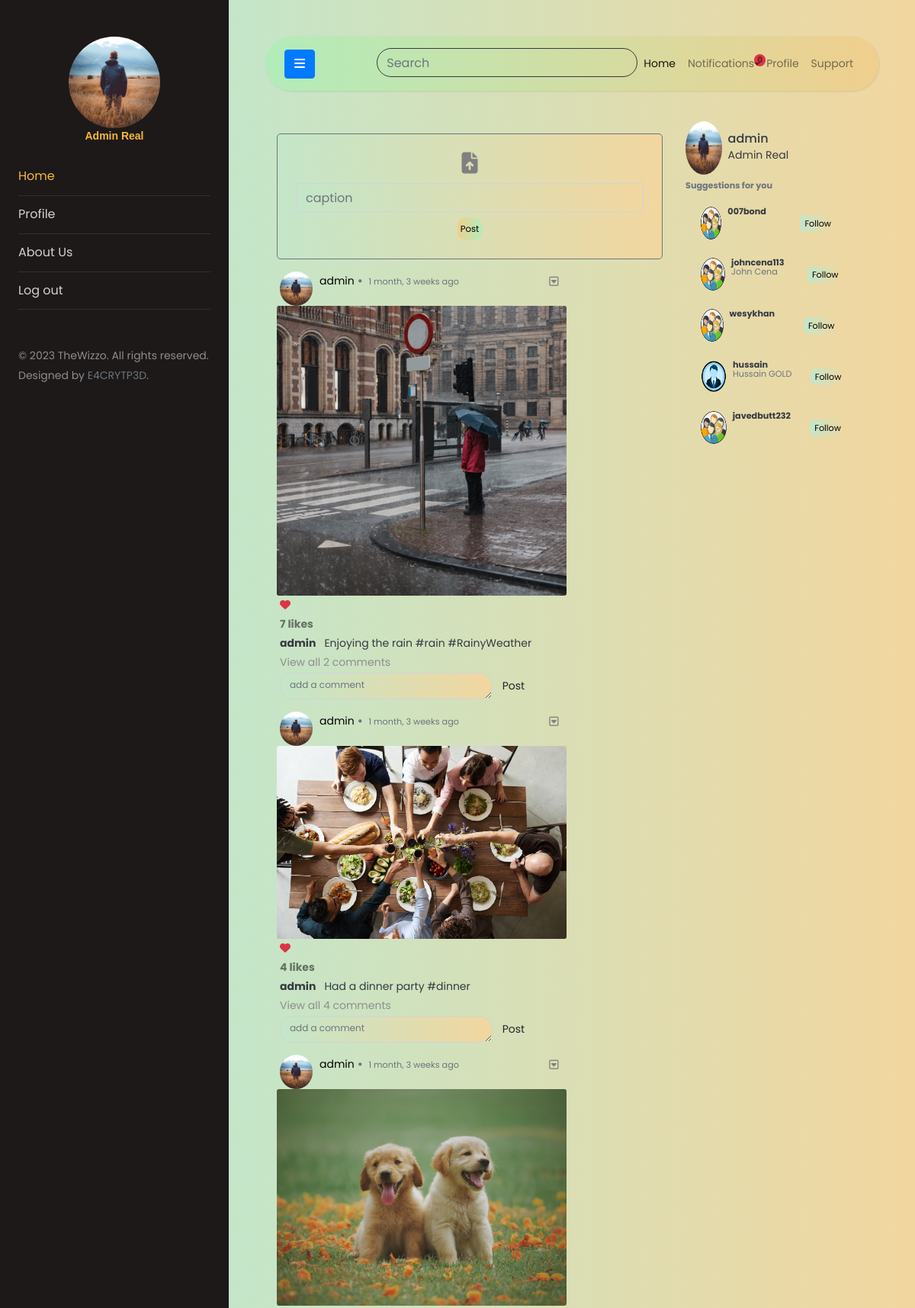
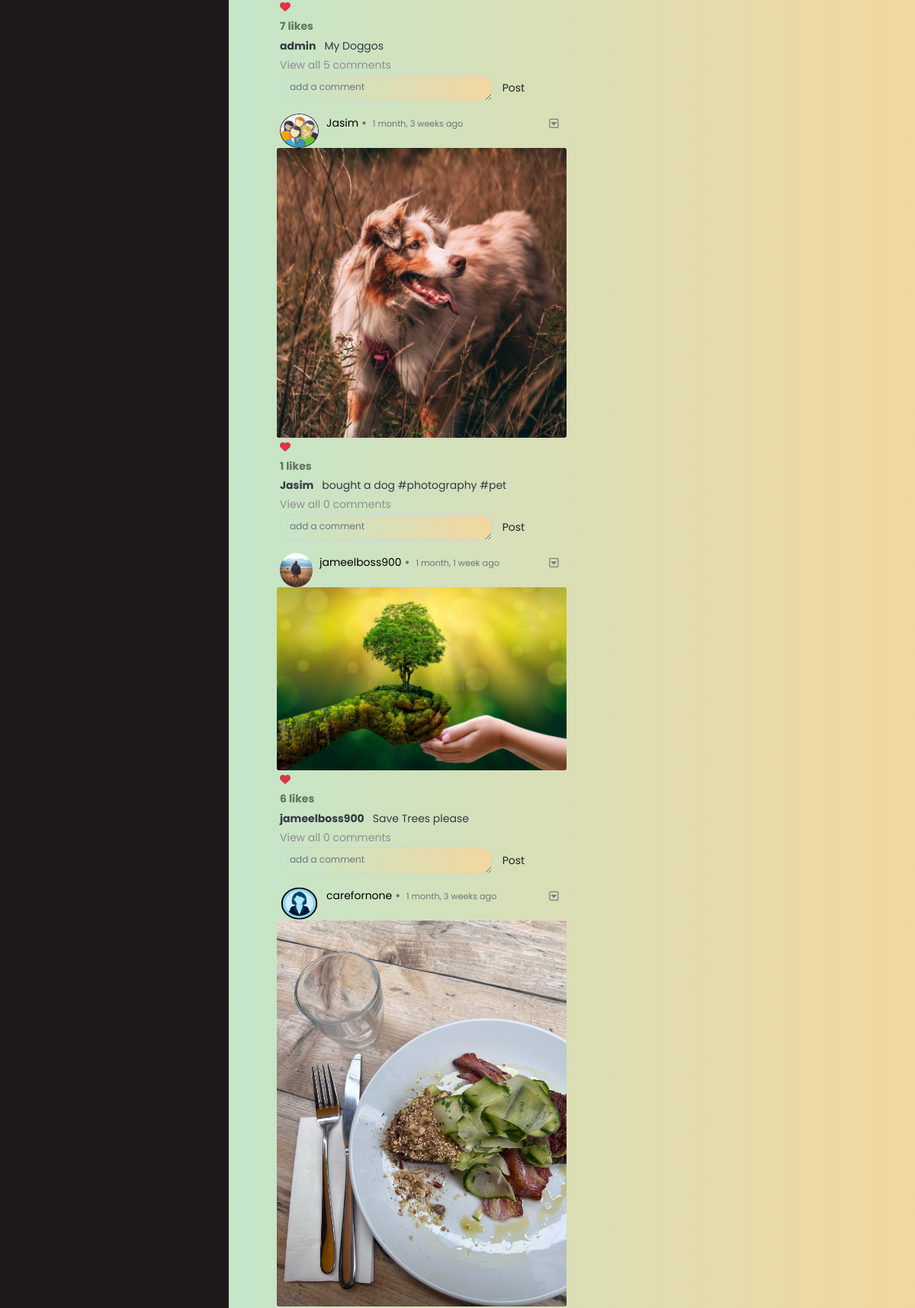
The page / (signed in, upper part) on the database its author committed (2 pictures, top to bottom).
### users/models.py (models this page shows, shortened)
class User(AbstractUser):
    genders = [
        ('Male', 'Male'),
        ('Female', 'Female'),
        ('Custom', 'Custom'),
        ('Prefer not to say', 'Prefer not to say')
    ]
    date_of_birth = models.DateField(blank=True, null=True)
    gender = models.CharField(
        choices=genders, max_length=20, default="Unknown")

class Profile(models.Model):
    user = models.OneToOneField(
        'User', related_name='profile', on_delete=models.CASCADE)
    bio = models.CharField(default="", blank=True, null=True, max_length=75)
    follows = models.ManyToManyField(
        User, related_name='follows', blank=True, symmetrical=False)
    updated = models.DateTimeField(auto_now=True)
    created = models.DateTimeField(auto_now_add=True)
    profile_pic = models.ImageField(
        upload_to='profile_pics', blank=True, null=True)

### usertimeline/models.py (models this page shows, shortened)
class Post(models.Model):
    image = models.ImageField(upload_to='posts', blank=True)
    caption = models.TextField(max_length=150)
    likes = models.ManyToManyField(User, related_name='postlikes', blank=True)
    post_created = models.DateTimeField(auto_now_add=True)
    post_updated = models.DateTimeField(auto_now=True)
    user = models.ForeignKey(
        User, related_name='post', on_delete=models.CASCADE)
    class Meta:
        ordering = ['-post_created']
    def get_likes(self):
        return self.likes.all().count()

### usertimeline/views.py (the view)
# urls.py: 2. Add a URL to urlpatterns:  path('', views.home, name='home')
def home(request):
    if request.user.is_authenticated:
        form = CustomAuthenticationForm
        followed = request.user.profile.follows.all()
        posts = []
        for i in followed:
            if i.post.all().exists():
                posts += [i for i in i.post.all()]
        posts += [i for i in request.user.post.all() if i]
        suggestions = cache.get_or_set('suggestions', get_suggestions(
            request.user.username), version=request.user.id)
        return render(request, 'usertimeline/userfeed.html', {'form': form, 'posts': posts, 'suggestions': suggestions})
    else:
        return redirect('userlogin')

### users/utils.py (called while the page is built)
def get_suggestions(current_user):
    suggestions = []
    user = User.objects.prefetch_related(
        'profile', 'follows').get(username=current_user)
    for following in user.profile.follows.all():
        for follow_following in following.profile.follows.all():
            if follow_following in suggestions or follow_following == user:
                continue
            if follow_following in user.profile.follows.all():
                continue
            suggestions.append(follow_following)
    if len(suggestions) >= 5:
        return random.sample(suggestions, 5)
    else:
        return suggestions

### usertimeline/models.py (called while the page is built)
    def get_likes(self):
        return self.likes.all()

    def all(self):
        return super().filter(is_seen=False)

### templates/usertimeline/userfeed.html (shortened to what this page needs)
{% extends 'base.html' %}
{% block home %}
active
{% endblock home %}
{% block content %}
<div class="container">
    <div class="row">
        <div class="col-md-8 col-sm-auto justify-content-center">
            <form id="imagepost" hx-post="{% url 'posts' %}" hx-target="#posts-content" method="post"
                enctype="multipart/form-data">
                <div class="d-flex flex-column bg-gradient align-items-center my-3 border border-secondary p-4"
                    style="border-radius: 5px;">
                    <div>
                        <label for="imageupload" aria-label="Upload Image">
                            <i class="fa-2x fa-solid fa-file-upload mx-auto upload-icon" style="cursor: pointer;"></i>
                        </label>
                    </div>
                    <div class="input-group input-group bg-gradient">
                        <input name="caption" placeholder="caption" type="text"
                            class="small bg-transparent form-control" aria-label="Post Caption" required>
                    </div>
                    <div class="mt-2">
                        <input class="btn-remove" type="submit" value="Post">
                    </div>
                </div>
            </form>
            <div id="posts-content">
                {% include 'usertimeline/partials/posts.html' %}
            </div>
        </div>
        <div class="col-4 d-none d-md-block mx-auto d-flex flex-column">
            <a href="{% url 'userprofile' user %}">
                <div class="d-flex flex-row align-items-center">
                    <img src="{{user.profile.profile_pic.url}}" alt="{{user}}" class="img-fluid rounded-circle"
                        style="height: 70px;width: 20%;">
                    <div>
                        <h6 class="mx-2 my-0 text-dark">{{user.username}}</h6>
                        <p class="mx-2 my-0 text-dark">{{user.get_full_name}}</p>
                    </div>
                </div>
            </a>
            <div>
                <h6 class="text-secondary small font-weight-bold my-2">Suggestions for you</h6>
                <ul class="list-group">
                    {% for suggestion in suggestions  %}
                    <li class="list-group-item my-0 suggestions">
                        <div class="d-flex flex-row align-items-center">
                            <a href="{% url 'userprofile' suggestion %}">
                                <div class="d-flex flex-row">
                                    <img src="{{suggestion.profile.profile_pic.url}}" class="img-fluid rounded-circle"
                                        alt="profile" style="width: 25%;height: 43px;">
                                    <div class="flex-grow-1">
                                        <h6 class="mx-2 small font-weight-bold text-dark" style="margin-bottom: -5px;">
                                            {{suggestion.username}}
                                        </h6>
                                        <p class="my-0 small mx-2 text-secondary">{{suggestion.get_full_name}}</p>
                                    </div>
                                </div>
                            </a>
                            <div class="mx-auto">
                                <button hx-post="{% url 'follow' suggestion %}"
                                    hx-headers='{"X-CSRFToken": "{{csrf_token}}"}'
                                    hx-vals='{"wizu":"{{suggestion.id}}"}'
                                    class="bg-gradient btn-follow small">Follow</button>
                            </div>
                        </div>
                    </li>
                    {% endfor %}
                </ul>
            </div>
        </div>
    </div>
</div>
{% endblock content %}

### templates/base.html (shortened to what this page needs)
<!DOCTYPE html>
<html lang="en">
{% load static %}
<head>
	<link rel="stylesheet" href="https://cdnjs.cloudflare.com/ajax/libs/font-awesome/6.2.1/css/all.min.css"
 />
	<link rel="stylesheet" href="{% static 'css/style.css' %}" />
</head>
<body>
	<div class="wrapper d-flex align-items-stretch">
		<nav id="sidebar">
			<div class="p-4 pt-5">
				<a href="#" class="img logo rounded-circle mb-5"
					style="background-image: url({{user.profile.profile_pic.url}});"></a>
				<p class="text-center -mt-50 profile-name">
					{{user.first_name}} {{user.last_name}}
				</p>
				<ul class="list-unstyled components mb-5">
					<li class="{% block home %}{% endblock home %}">
						<a href="{% url 'wizzo-home' %}">Home</a>
					</li>
					<li class="{% block profile %}{% endblock profile %}">
						<a href="{% url 'userprofile' user.username %}">Profile</a>
					</li>
					<li class="nav-item {% block about %}{% endblock about %}">
						<a class="nav-link" href="{% url 'about' %}">About Us</a>
					</li>
					<li>
						<a href="{% url 'userlogout' %}">Log out</a>
					</li>
				</ul>
				<div class="footer">
					<p>
						© 2023 TheWizzo. All rights reserved. Designed by
						<a href="https://github.com/e4crypt3d" target="_blank"
							class="text-decoration-none text-secondary">E4CRYTP3D</a>.
					</p>
				</div>
			</div>
		</nav>
		<div id="content" class="p-4 p-md-5 bg-gradient">
			<nav class="navbar navbar-expand-lg navbar-light navbar-gradient rounded-pill">
				<div class="container-fluid">
					<button type="button" id="sidebarCollapse" class="btn btn-primary">
						<i class="fa fa-bars"></i>
					</button>
					<div class="collapse navbar-collapse" id="topnavbar">
						<ul class="nav navbar-nav ml-auto">
							<li class="nav-item my-3 my-lg-0">
								<div class="position-relative search-bar">
									<input hx-post="{% url 'search' %}" hx-trigger="keyup changed delay:500ms"
										hx-vals='{"csrfmiddlewaretoken":"{{csrf_token}}"}'
										style="border-radius: 20px; background-color: transparent" type="text"
										class="form-control border-dark" placeholder="Search" aria-label="Search"
										hx-target="#searched" name="query" />
								</div>
							</li>
							<li class="nav-item active">
								<a class="nav-link" href="{% url 'wizzo-home' %}">Home</a>
							</li>
							<li class="nav-item position-relative" id="notifications">
								{% include 'usertimeline/partials/notifications.html' %}
							</li>
							<li class="nav-item">
								<a class="nav-link" href="{% url 'userprofile' user.username %}">Profile</a>
							</li>
							<li class="nav-item">
								<a class="nav-link" href="#">Support</a>
							</li>
						</ul>
					</div>
				</div>
			</nav>
			{% block content %} {% endblock content %}
		</div>
	</div>
</body>
</html>

### templates/usertimeline/partials/notifications.html (shortened to what this page needs)
<a class="nav-link position-relative dropdown-toggle" href="#" type="button" data-bs-toggle="dropdown"
    data-bs-target="#notificationDropdown" aria-expanded="false">
    Notifications
    <span class="position-absolute top-0 start-100 translate-middle badge rounded-pill bg-danger">
        {{user.receiver.all.count}}
    </span>
</a>

### templates/usertimeline/partials/posts.html (shortened to what this page needs)
{% for post in posts %}
<div class="w-75 my-3">
    <div class="d-flex flex-column align-content-center justify-content-center">
        <div class="d-flex flex-row mx-1">
            <a href="{% url 'userprofile' post.user.username %}" class="user-link">
                <img class="mr-3 position-relative rounded-circle" src="{{post.user.profile.profile_pic.url}}"
                    alt="{{post.user.first_name}}'s Profile Pic" style="height: 45px;
                                width: 83%;">
            </a>
            <p class="flex-grow-1 text-dark my-0 align-self-start">
                <a class="user-link" href="{% url 'userprofile' post.user.username %}">
                    {{post.user}}<span class="mx-1 font-weight-bold text-secondary">•</span>
                    <span class="small text-secondary">{{post.post_created|timesince}} ago</span></a>
            </p>
            <div class="dropdown">
                <button class="btn-more dropdown-toggle" type="button" data-bs-toggle="dropdown"
                    aria-expanded="false"><i class="fa-regular fa-square-caret-down"></i></button>
            </div>
        </div>
        <img class="card-img w-100" src="{{post.image.url}}" alt="{{post.caption}}" style="min-height: 15rem;">
        <div>
            <form method="post" hx-post="{% url 'post-like' %}" class="d-inline" hx-target="#post-like{{post.id}}"
                hx-trigger="click">
                <div id="post-like{{post.id}}" class="d-inline">
                    {% if user in post.likes.all %}
                    <i class="fa-solid fa-heart fa-1x mx-1 text-danger"></i>
                    {% else %}
                    <i class="fa-solid fa-heart fa-1x mx-1"></i>
                    {% endif %}
                    <b class="mx-1 d-block text-black-50">{{post.get_likes}} likes</b>
                </div>
            </form>
        </div>
        <div style="margin-bottom: -16px;">
            <p class="text-dark mx-1 font-weight-bold">{{post.user}}
                <span class="text-dark ml-2 font-weight-lighter">{{post.caption}}</span>
            </p>
        </div>
        <div class="mx-1 mt-0" id="comment-content{{post.id}}">
            <a href="#comments" role="button" style="color:rgb(142, 142, 142);" data-bs-toggle="collapse"
                data-bs-target="#comment-block{{post.id}}" aria-expanded="false"
                aria-controls="comment-block{{post.id}}">
                View all {{post.comments.all.count}} comments
            </a>
            <div>
                <form method="post" hx-target="#comment-content{{post.id}}" hx-post="{% url 'add-comment' %}">
                    <div class="form-floating d-flex flex-row">
                        <textarea name="comment" class="form-control add-comment bg-gradient small"
                            placeholder="add a comment" style="height: 35px;"></textarea>
                        <input class="btn small" type="submit" style="font-size: 14px;" value="Post">
                    </div>
                </form>
            </div>
        </div>
    </div>
</div>
{% endfor %}

### rows shown on the page
User: profile.profile_pic (picture), first_name "Admin", last_name "Real", receiver.all.count "0", username "admin", get_full_name "Admin Real"
Post: user.profile.profile_pic (picture), user "admin", post_created "1 month, 3 weeks", image (picture), get_likes "7", caption "Enjoying the rain #rain #RainyWeather", comments.all.count "2"
Post: user.profile.profile_pic (picture), user "admin", post_created "1 month, 3 weeks", image (picture), get_likes "4", caption "Had a dinner party #dinner", comments.all.count "4"
Post: user.profile.profile_pic (picture), user "admin", post_created "1 month, 3 weeks", image (picture), get_likes "7", caption "My Doggos", comments.all.count "5"
Post: user.profile.profile_pic (placeholder picture), user "Jasim", post_created "1 month, 3 weeks", image (picture), get_likes "1", caption "bought a dog #photography #pet", comments.all.count "0"
Post: user.profile.profile_pic (picture), user "jameelboss900", post_created "1 month, 1 week", image (picture), get_likes "6", caption "Save Trees please", comments.all.count "0"
Post: user.profile.profile_pic (placeholder picture), user "carefornone", post_created "1 month, 3 weeks", image (picture)
User: profile.profile_pic (placeholder picture), username "007bond"
User: profile.profile_pic (placeholder picture), username "johncena113", get_full_name "John Cena"
User: profile.profile_pic (placeholder picture), username "wesykhan"
User: profile.profile_pic (placeholder picture), username "hussain", get_full_name "Hussain GOLD"
User: profile.profile_pic (placeholder picture), username "javedbutt232"
